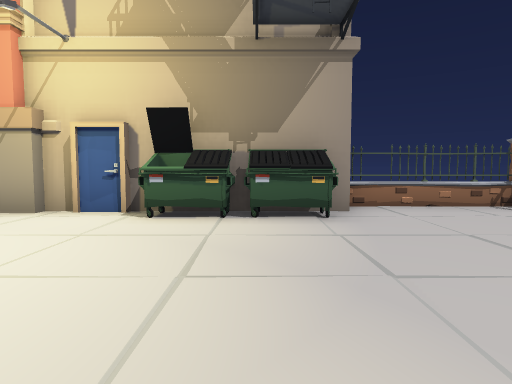
[1] (above)

24 first-person views from a walk through a 3-D level made in the Unity game engine. The camera is 1.4 m above the floor, tilts 4° down and sees 75° across. The floor is counted in squares, 2 m on a side. Each view is taken from the middle of a square. On the plan, view 1 faces up. The plan holds only what a view shows up to about 10 squares ahead; the rest is blank. The place goes on beyond the plan. The player character is not drawn. Door leaves are left out, so doorways stand open.

[2]
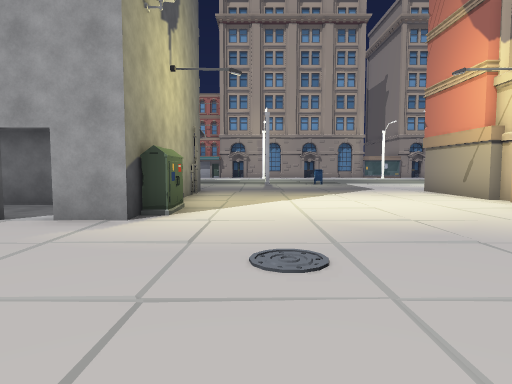

[3]
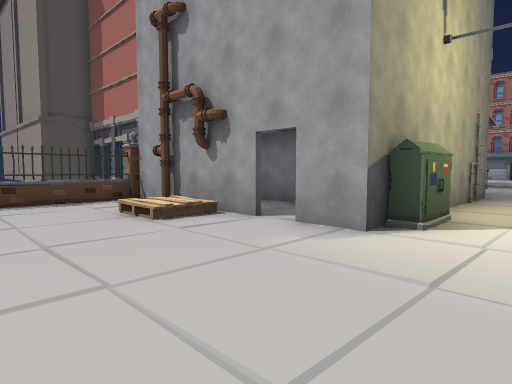

[4]
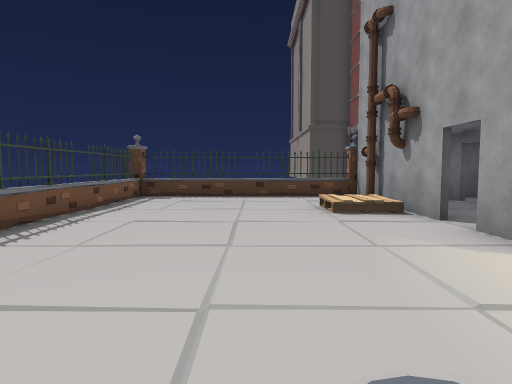

[5]
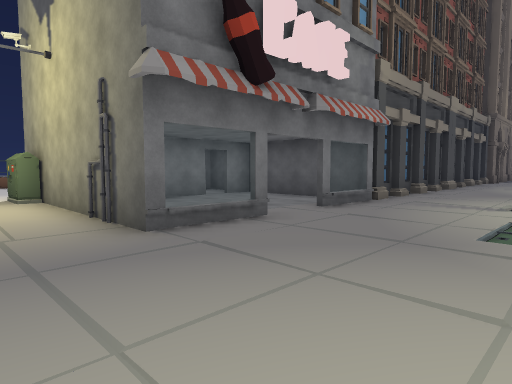

[6]
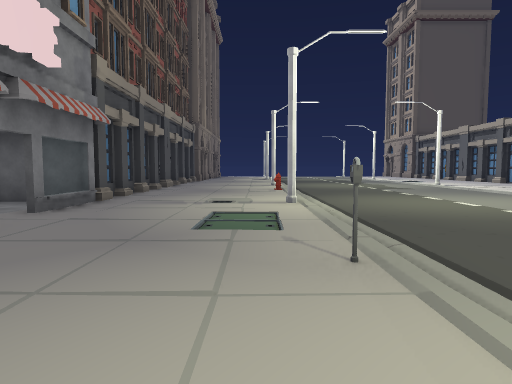

[7]
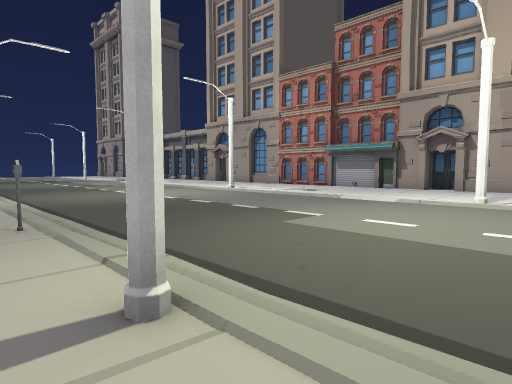

[8]
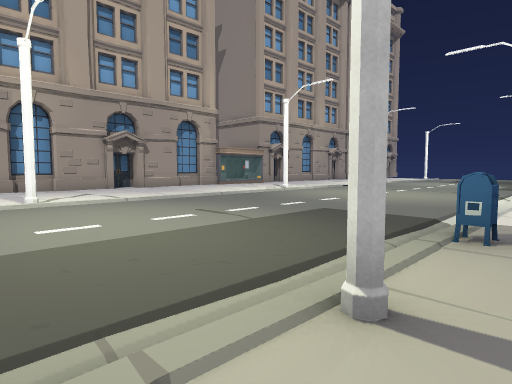

[9]
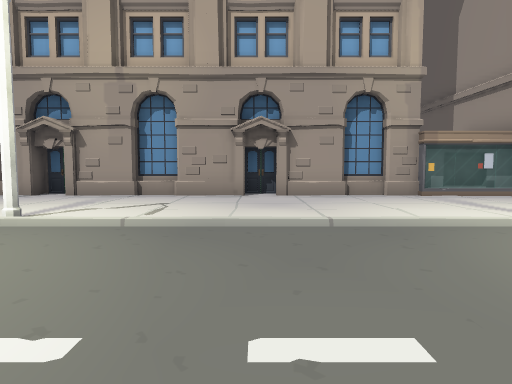

[10]
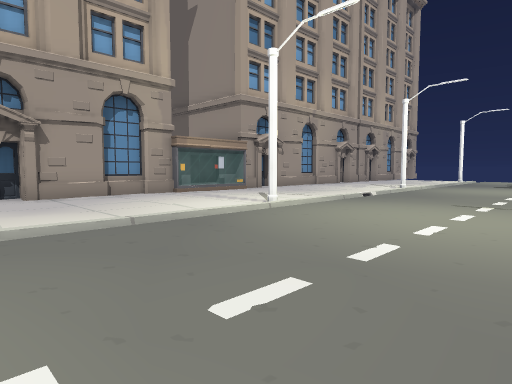

[11]
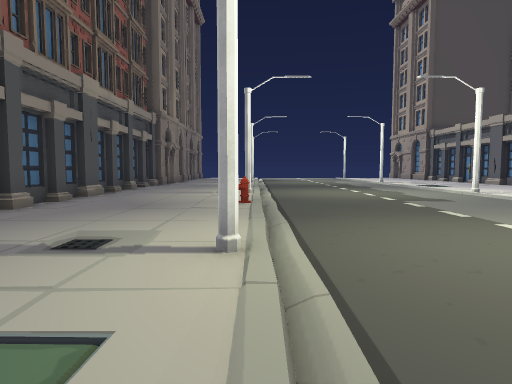

[12]
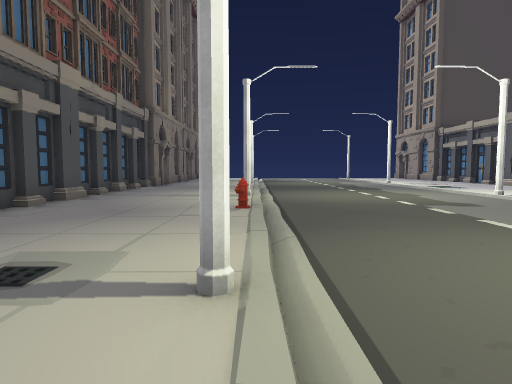

[13]
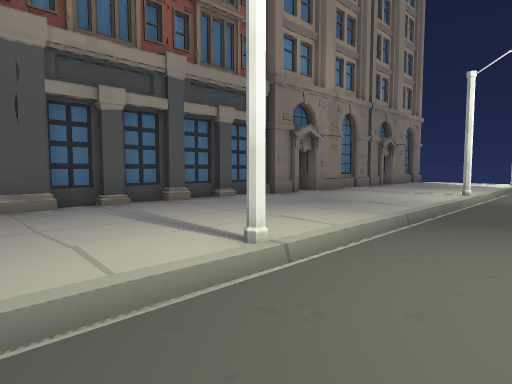

[14]
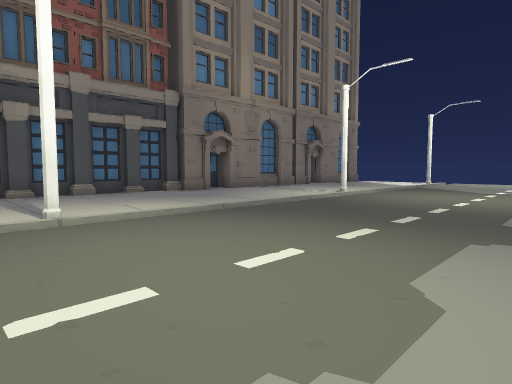

[15]
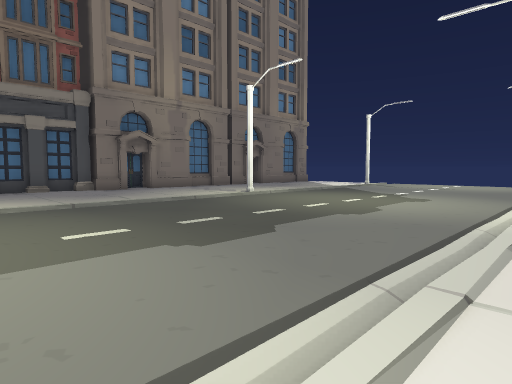

[16]
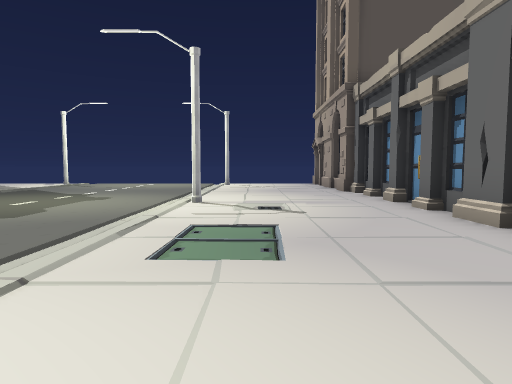

[17]
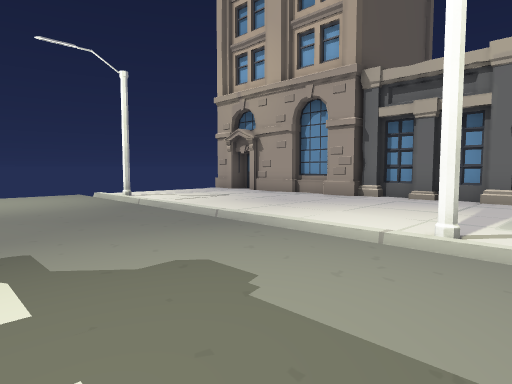

[18]
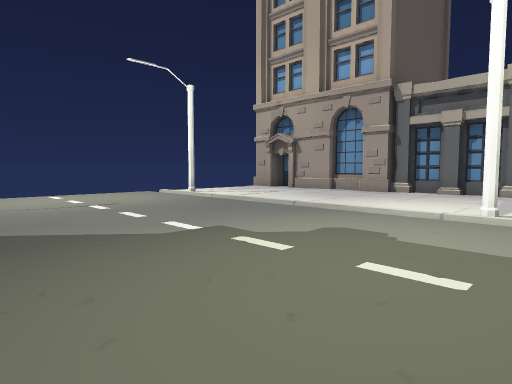

[19]
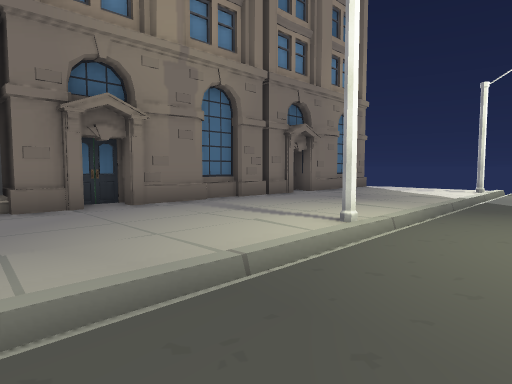

[20]
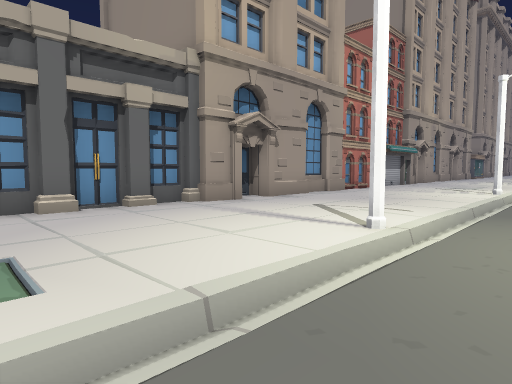

[21]
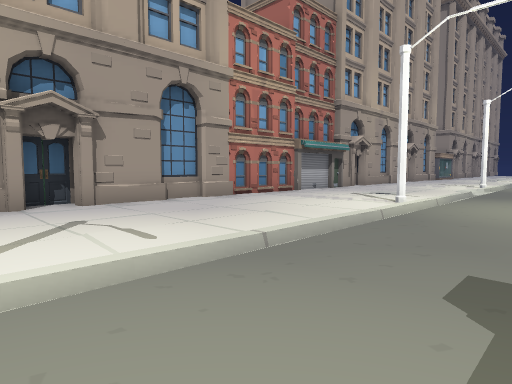

[22]
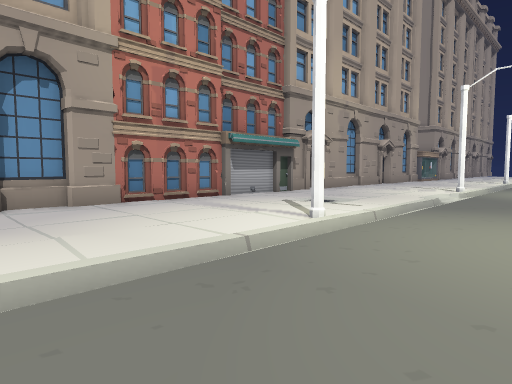

[23]
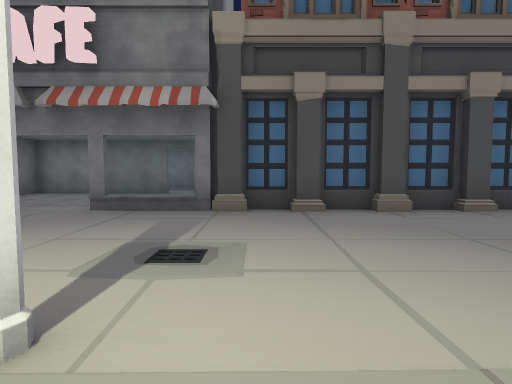

[24]
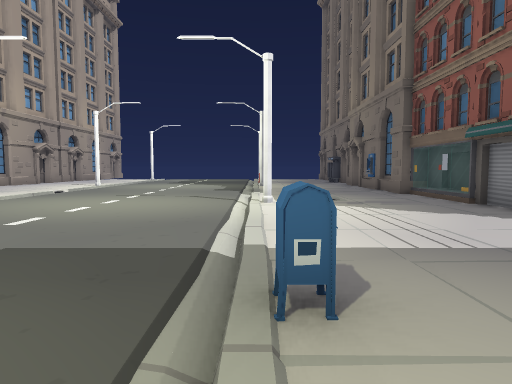

### Floor plan
Key: @ floor where view 1 was taken; # wall or solid block; . floor; / step, stairs or slope; D open door; = window, fence, low wall or low ledge; P pipe; F fence; S streetlight; M mailbox; H hydrant; O other object.
Columns run from 24 left of view 1 to 5 right of it. Each row starts with its distance up from view 1.
 12        ....
 11        ......     O
 10 OOO    /.....     O
  9 OOO   O/.....O    O
  8   #   S/.....S    OOO
  7   #    /.....     O       =##
  6   O    /.....     O OOOOOO...O
  5   #    /.....          OOO
  4        /.....
  3   O    /.....M
  2   #    /.......
  1   #   S/......            .
  0   O   S/.....S.         @  ..
 -1   #    /..... .       OO
 -2   O    /.....    .OPO#O#
 -3   O    /.....O.. .=...#DD    #
 -4   O    /.....//. D....##     #
 -5   O    /...../.. DD...##     =
 -6   O   O/...../.. .=....P     =
 -7   O   S/.....S   .=...#F.....#
 -8   O    /.....O   .O####F#==###
 -9   #    /.....    .##
-10   #    /.....    .O
-11   O    /.....H   .#
-12   #    /.....    .O
-13   O   O/.....O   .#
-14   #   S/.....S   .#
-15   O  ../.....    .#
-16  ##    /.....    .O
-17  #. .../.....    .#
-18   O ..//.....     O
-19   # .../.....     #
-20   . .../.....     #
-21   O   O/.....O   .#
-22   #   S/.....S   .O
-23  ##    /.....    .#
-24  #.    /.....     O
-25  ##    /.....     #
-26   O    /.....     #
-27   #    /.....
-28   O    /.....
-29       S/....
-30       S/....

Where each view was taken, in squares from view 1:
view 1: 0 up, 0 right, facing up
view 2: 0 up, 4 right, facing left
view 3: 0 up, 3 right, facing down-left
view 4: 1 up, 2 right, facing down
view 5: 0 up, 10 left, facing down-right
view 6: 0 up, 10 left, facing down
view 7: 2 up, 10 left, facing down-left
view 8: 1 down, 10 left, facing up-left
view 9: 4 up, 13 left, facing left
view 10: 3 up, 13 left, facing up-left
view 11: 4 down, 11 left, facing down
view 12: 5 down, 11 left, facing down
view 13: 12 down, 13 left, facing down-right
view 14: 13 down, 16 left, facing down-right
view 15: 15 down, 18 left, facing down-right
view 16: 15 down, 19 left, facing down
view 17: 21 down, 14 left, facing down-left
view 18: 21 down, 12 left, facing down-left
view 19: 18 down, 13 left, facing down-right
view 20: 18 down, 16 left, facing up-left
view 21: 14 down, 15 left, facing up-left
view 22: 11 down, 15 left, facing up-left
view 23: 8 down, 12 left, facing right
view 24: 1 up, 11 left, facing up
